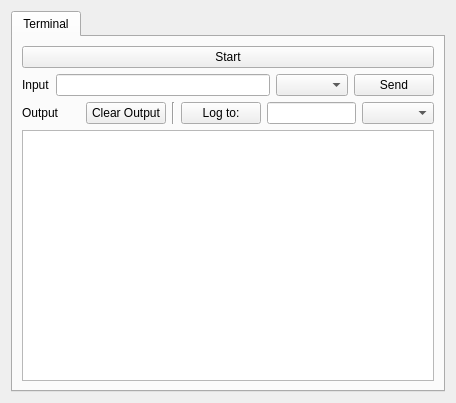
<?xml version="1.0" encoding="UTF-8"?>
<ui version="4.0">
 <class>ReaderInteractorWidget</class>
 <widget class="QWidget" name="ReaderInteractorWidget">
  <property name="geometry">
   <rect>
    <x>0</x>
    <y>0</y>
    <width>456</width>
    <height>403</height>
   </rect>
  </property>
  <property name="windowTitle">
   <string>Form</string>
  </property>
  <layout class="QVBoxLayout" name="verticalLayout">
   <item>
    <widget class="QTabWidget" name="tabWidget">
     <property name="sizePolicy">
      <sizepolicy hsizetype="Expanding" vsizetype="Minimum">
       <horstretch>0</horstretch>
       <verstretch>0</verstretch>
      </sizepolicy>
     </property>
     <property name="currentIndex">
      <number>0</number>
     </property>
     <widget class="QWidget" name="tbTerminal">
      <attribute name="title">
       <string>Terminal</string>
      </attribute>
      <layout class="QVBoxLayout" name="verticalLayout_2">
       <item>
        <widget class="QPushButton" name="btStartPauseReading">
         <property name="text">
          <string>Start</string>
         </property>
         <property name="checkable">
          <bool>true</bool>
         </property>
        </widget>
       </item>
       <item>
        <layout class="QHBoxLayout" name="horizontalLayout_2">
         <item>
          <widget class="QLabel" name="label_2">
           <property name="text">
            <string>Input</string>
           </property>
          </widget>
         </item>
         <item>
          <widget class="QLineEdit" name="leCommand"/>
         </item>
         <item>
          <widget class="QComboBox" name="cbInputType"/>
         </item>
         <item>
          <widget class="QPushButton" name="btSendCommand">
           <property name="text">
            <string>Send</string>
           </property>
          </widget>
         </item>
        </layout>
       </item>
       <item>
        <layout class="QHBoxLayout" name="horizontalLayout">
         <item>
          <widget class="QLabel" name="label">
           <property name="text">
            <string>Output</string>
           </property>
          </widget>
         </item>
         <item>
          <spacer name="horizontalSpacer">
           <property name="orientation">
            <enum>Qt::Horizontal</enum>
           </property>
           <property name="sizeHint" stdset="0">
            <size>
             <width>40</width>
             <height>20</height>
            </size>
           </property>
          </spacer>
         </item>
         <item>
          <widget class="QPushButton" name="btClearOutput">
           <property name="text">
            <string>Clear Output</string>
           </property>
          </widget>
         </item>
         <item>
          <widget class="Line" name="line">
           <property name="orientation">
            <enum>Qt::Vertical</enum>
           </property>
          </widget>
         </item>
         <item>
          <widget class="QPushButton" name="btLogTo">
           <property name="text">
            <string>Log to:</string>
           </property>
          </widget>
         </item>
         <item>
          <widget class="QLineEdit" name="leLogFile">
           <property name="maximumSize">
            <size>
             <width>16777214</width>
             <height>16777215</height>
            </size>
           </property>
           <property name="readOnly">
            <bool>true</bool>
           </property>
          </widget>
         </item>
         <item>
          <widget class="QComboBox" name="cbLogType"/>
         </item>
        </layout>
       </item>
       <item>
        <widget class="QTextEdit" name="teOutput">
         <property name="minimumSize">
          <size>
           <width>0</width>
           <height>100</height>
          </size>
         </property>
         <property name="maximumSize">
          <size>
           <width>16777215</width>
           <height>16777215</height>
          </size>
         </property>
         <property name="readOnly">
          <bool>true</bool>
         </property>
        </widget>
       </item>
      </layout>
     </widget>
    </widget>
   </item>
  </layout>
 </widget>
 <resources/>
 <connections/>
</ui>
